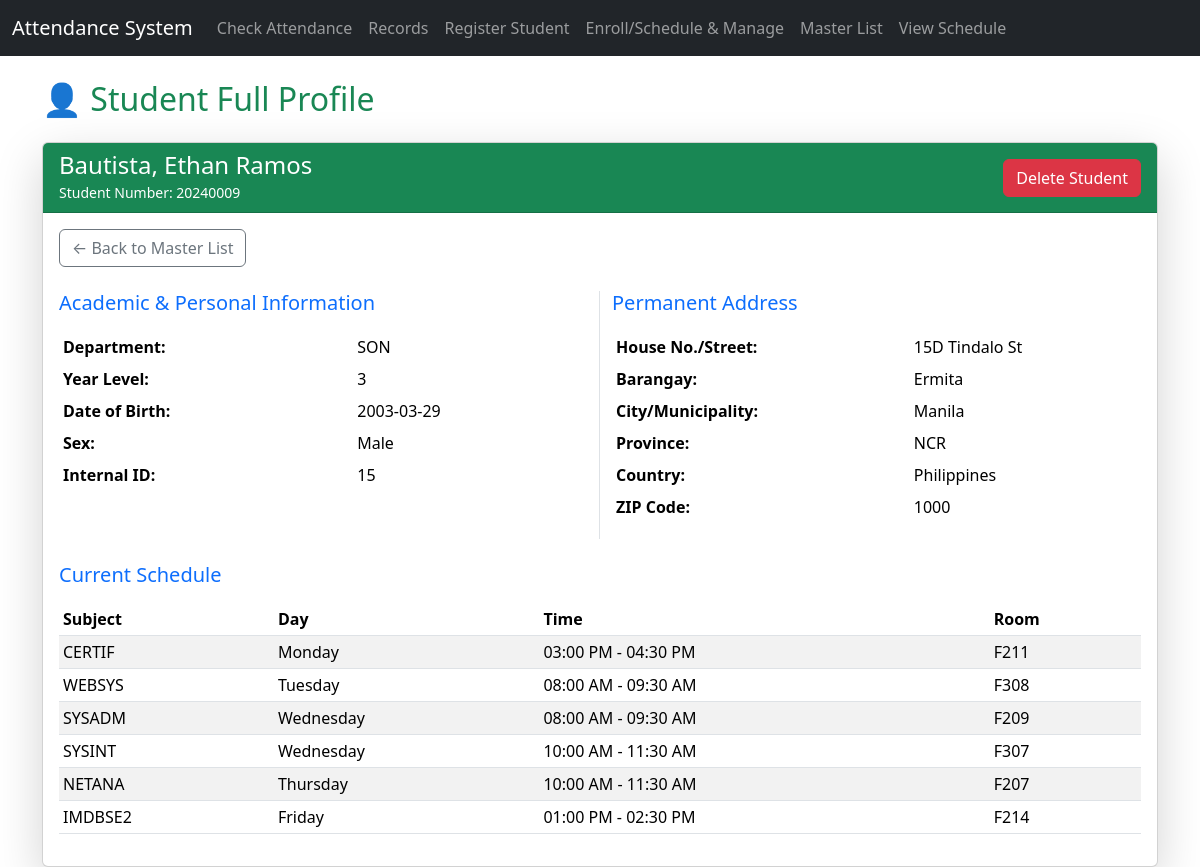
/view_student_details.php?id=15, run on the app's committed database.
### tables this page shows
CREATE TABLE `student` (
  `ID` int(11) NOT NULL,
  `StudentNumber` varchar(50) DEFAULT NULL,
  `DepartmentID` int(11) DEFAULT NULL,
  `FirstName` varchar(50) DEFAULT NULL,
  `MiddleName` varchar(50) DEFAULT NULL,
  `LastName` varchar(50) DEFAULT NULL,
  `Suffix` varchar(10) DEFAULT NULL,
  `DateOfBirth` date DEFAULT NULL,
  `Sex` varchar(10) DEFAULT NULL,
  `YearLevel` int(11) DEFAULT NULL,
  `HouseNo` varchar(20) DEFAULT NULL,
  `Street` varchar(100) DEFAULT NULL,
  `Barangay` varchar(100) DEFAULT NULL,
  `Municipality` varchar(100) DEFAULT NULL,
  `Province` varchar(100) DEFAULT NULL,
  `Country` varchar(100) DEFAULT NULL,
  `ZIPCode` varchar(10) DEFAULT NULL
);

CREATE TABLE `department` (
  `DepartmentID` int(11) NOT NULL,
  `DepartmentName` varchar(100) NOT NULL
);

CREATE TABLE `student_subject_schedule` (
  `StudentScheduleID` int(11) NOT NULL,
  `StudentID` int(11) NOT NULL,
  `SubjectID` int(11) NOT NULL,
  `RoomID` int(11) NOT NULL,
  `DayOfWeek` enum('Monday','Tuesday','Wednesday','Thursday','Friday','Saturday','Sunday') NOT NULL,
  `StartTime` time NOT NULL,
  `EndTime` time NOT NULL
);

CREATE TABLE `subject` (
  `SubjectID` int(11) NOT NULL,
  `SubjectName` varchar(100) NOT NULL
);

CREATE TABLE `room` (
  `RoomID` int(11) NOT NULL,
  `RoomName` varchar(100) NOT NULL
);

### view_student_details.php (the view, shortened to what this page needs)
<?php require_once 'db_connect.php';
$student_id = isset($_GET['id']) ? $_GET['id'] : null;
?>
<!DOCTYPE html>
<html lang="en">
<head>
    <link href="https://cdn.jsdelivr.net/npm/bootstrap@5.3.3/dist/css/bootstrap.min.css" rel="stylesheet">
</head>
<body>
    <?php include 'navbar.php'; ?>
    <div class="container mt-4">
        <?php
        if (!$student_id) {
            echo "<div class='alert alert-danger'>No Student ID provided.</div>";
        } else {
            $sql = "SELECT s.*, d.DepartmentName
                    FROM student s
                    LEFT JOIN department d ON s.DepartmentID = d.DepartmentID
                    WHERE s.ID = " . $conn->real_escape_string($student_id);
            $result = $conn->query($sql);
            $student = $result->fetch_assoc();
            if (!$student) {
                echo "<div class='alert alert-danger'>Student not found.</div>";
            } else {
                ?>
                <h2 class="mb-4 text-success">👤 Student Full Profile</h2>
                <div class="card shadow-lg">
                    <div class="card-header bg-success text-white d-flex justify-content-between align-items-center">
                        <div>
                            <h4 class="mb-0"><?php echo htmlspecialchars($student['LastName'] . ', ' . $student['FirstName'] . ' ' . $student['MiddleName'] . ' ' . $student['Suffix']); ?></h4>
                            <small>Student Number: <?php echo htmlspecialchars($student['StudentNumber']); ?></small>
                        </div>
                        <form method='POST' onsubmit="return confirm('WARNING: Deleting this student will PERMANENTLY remove the student and ALL their associated schedules, enrollments, and attendance records. Are you absolutely sure?');">
                            <button type='submit' class='btn btn-danger'>Delete Student</button>
                        </form>
                    </div>
                    <div class="card-body">
                        <a href="view_students.php" class="btn btn-outline-secondary mb-4">← Back to Master List</a>
                        <div class="row">
                            <div class="col-md-6 border-end">
                                <h5 class="text-primary mb-3">Academic & Personal Information</h5>
                                <table class="table table-sm table-borderless">
                                    <tr><th>Department:</th><td><?php echo htmlspecialchars(isset($student['DepartmentName']) ? $student['DepartmentName'] : 'N/A'); ?></td></tr>
                                    <tr><th>Year Level:</th><td><?php echo htmlspecialchars(isset($student['YearLevel']) ? $student['YearLevel'] : 'N/A'); ?></td></tr>
                                    <tr><th>Date of Birth:</th><td><?php echo htmlspecialchars(isset($student['DateOfBirth']) ? $student['DateOfBirth'] : 'N/A'); ?></td></tr>
                                    <tr><th>Sex:</th><td><?php echo htmlspecialchars(isset($student['Sex']) ? $student['Sex'] : 'N/A'); ?></td></tr>
                                    <tr><th>Internal ID:</th><td><?php echo htmlspecialchars($student['ID']); ?></td></tr>
                                </table>
                            </div>
                            <div class="col-md-6">
                                <h5 class="text-primary mb-3">Permanent Address</h5>
                                <table class="table table-sm table-borderless">
                                    <tr><th>House No./Street:</th><td><?php echo htmlspecialchars(isset($student['HouseNo']) ? $student['HouseNo'] : '') . ' ' . htmlspecialchars(isset($student['Street']) ? $student['Street'] : ''); ?></td></tr>
                                    <tr><th>Barangay:</th><td><?php echo htmlspecialchars(isset($student['Barangay']) ? $student['Barangay'] : 'N/A'); ?></td></tr>
                                    <tr><th>City/Municipality:</th><td><?php echo htmlspecialchars(isset($student['Municipality']) ? $student['Municipality'] : 'N/A'); ?></td></tr>
                                    <tr><th>Province:</th><td><?php echo htmlspecialchars(isset($student['Province']) ? $student['Province'] : 'N/A'); ?></td></tr>
                                    <tr><th>Country:</th><td><?php echo htmlspecialchars(isset($student['Country']) ? $student['Country'] : 'N/A'); ?></td></tr>
                                    <tr><th>ZIP Code:</th><td><?php echo htmlspecialchars(isset($student['ZIPCode']) ? $student['ZIPCode'] : 'N/A'); ?></td></tr>
                                </table>
                            </div>
                        </div>
                        <h5 class="text-primary mt-4 mb-3">Current Schedule</h5>
                        <?php
                        $sched_sql = "SELECT sub.SubjectName, r.RoomName, sss.DayOfWeek, sss.StartTime, sss.EndTime
                                      FROM student_subject_schedule sss
                                      JOIN subject sub ON sss.SubjectID = sub.SubjectID
                                      JOIN room r ON sss.RoomID = r.RoomID
                                      WHERE sss.StudentID = " . $conn->real_escape_string($student['ID']) . "
                                      ORDER BY FIELD(sss.DayOfWeek, 'Monday', 'Tuesday', 'Wednesday', 'Thursday', 'Friday', 'Saturday', 'Sunday'), sss.StartTime ASC";
                        $scheds = $conn->query($sched_sql);
                        if ($scheds->num_rows > 0) {
                            echo '<table class="table table-striped table-sm">';
                            echo '<thead><tr><th>Subject</th><th>Day</th><th>Time</th><th>Room</th></tr></thead>';
                            echo '<tbody>';
                            while($sch = $scheds->fetch_assoc()) {
                                $time_display = date("h:i A", strtotime($sch['StartTime'])) . " - " . date("h:i A", strtotime($sch['EndTime']));
                                echo "<tr><td>{$sch['SubjectName']}</td><td>{$sch['DayOfWeek']}</td><td>{$time_display}</td><td>{$sch['RoomName']}</td></tr>";
                            }
                            echo '</tbody></table>';
                        } else {
                            echo "<div class='alert alert-info'>This student has no scheduled classes.</div>";
                        }
                        ?>
                    </div>
                </div>
                <?php
            }
        }
        ?>
    </div>
</body>
</html>

### data on the page
student: LastName+FirstName+MiddleName "Bautista, Ethan Ramos", StudentNumber "20240009", DepartmentID.DepartmentName "SON", YearLevel "3", DateOfBirth "2003-03-29", Sex "Male", ID "15", HouseNo "15D", Street "Tindalo St", Barangay "Ermita", Municipality "Manila", Province "NCR", Country "Philippines", ZIPCode "1000"
student_subject_schedule: SubjectID.SubjectName "CERTIF", DayOfWeek "Monday", time_display "03:00 PM - 04:30 PM", RoomID.RoomName "F211"
student_subject_schedule: SubjectID.SubjectName "WEBSYS", DayOfWeek "Tuesday", time_display "08:00 AM - 09:30 AM", RoomID.RoomName "F308"
student_subject_schedule: SubjectID.SubjectName "SYSADM", DayOfWeek "Wednesday", time_display "08:00 AM - 09:30 AM", RoomID.RoomName "F209"
student_subject_schedule: SubjectID.SubjectName "SYSINT", DayOfWeek "Wednesday", time_display "10:00 AM - 11:30 AM", RoomID.RoomName "F307"
student_subject_schedule: SubjectID.SubjectName "NETANA", DayOfWeek "Thursday", time_display "10:00 AM - 11:30 AM", RoomID.RoomName "F207"
student_subject_schedule: SubjectID.SubjectName "IMDBSE2", DayOfWeek "Friday", time_display "01:00 PM - 02:30 PM", RoomID.RoomName "F214"
